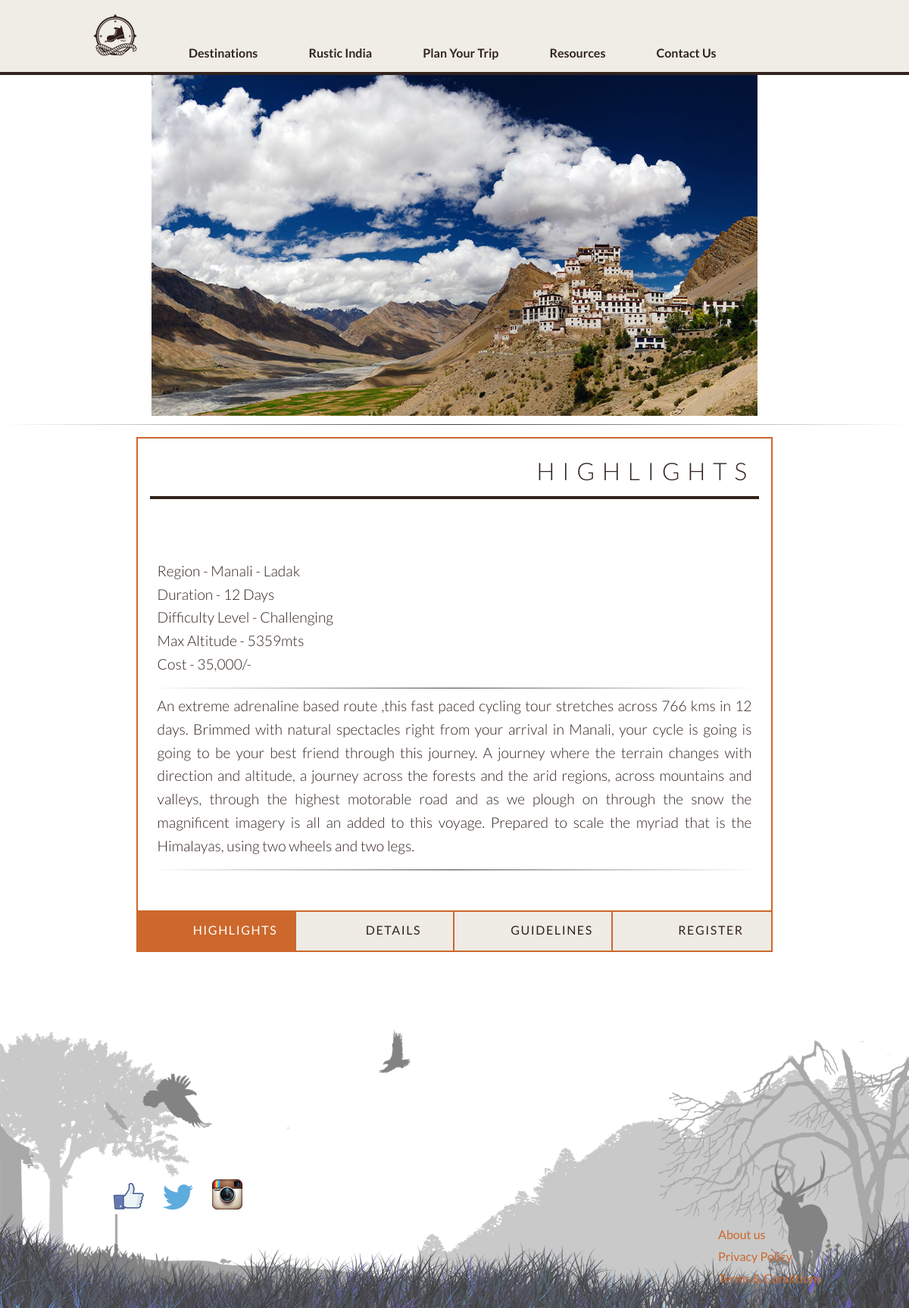
Before: /route.php?id=22 with the older database file.
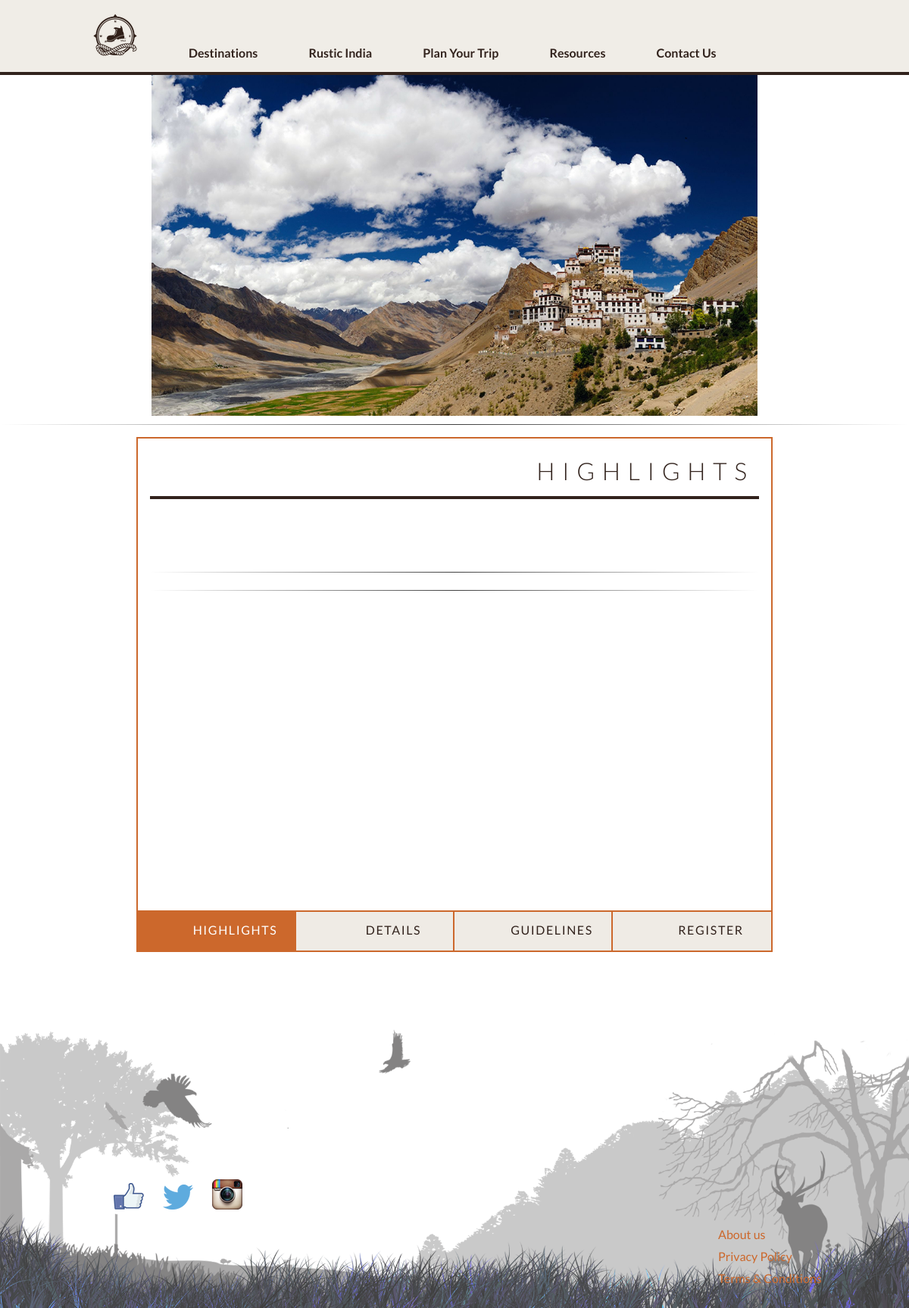
After: the same page with the newer database file.
### tables this page shows
CREATE TABLE `routes` (
  `id` int(11) NOT NULL AUTO_INCREMENT,
  `title` varchar(255) DEFAULT NULL,
  `belongsTo` int(11) DEFAULT NULL,
  `type` enum('fixed','unique','other') DEFAULT NULL,
  `image` varchar(255) DEFAULT NULL,
  PRIMARY KEY (`id`),
  KEY `belongsTo` (`belongsTo`),
  CONSTRAINT `routes_ibfk_1` FOREIGN KEY (`belongsTo`) REFERENCES `destinations` (`id`)
);

CREATE TABLE `destinations` (
  `id` int(11) NOT NULL AUTO_INCREMENT,
  `title` varchar(255) DEFAULT NULL,
  `codeName` varchar(255) DEFAULT NULL,
  `cover` varchar(255) NOT NULL,
  PRIMARY KEY (`id`)
);

CREATE TABLE `info` (
  `id` int(11) NOT NULL AUTO_INCREMENT,
  `title` varchar(255) DEFAULT NULL,
  `vital` text,
  `intro` text,
  `brief` text,
  `belongsTo` int(11) DEFAULT NULL,
  `details` text,
  `guidelines` text,
  PRIMARY KEY (`id`),
  KEY `belongsTo` (`belongsTo`),
  CONSTRAINT `info_ibfk_1` FOREIGN KEY (`belongsTo`) REFERENCES `routes` (`id`)
);

### route.php (the view, shortened to what this page needs)
<?php
	if(isset($_POST['submit'])){
		require_once("config.php");
		mysql_connect($DB_HOST,$DB_USER,$DB_PASS);
		mysql_select_db($DB_NAME);
		$des		=	mysql_real_escape_string($_GET["id"]);
		$trekDate	=	mysql_real_escape_string($_POST['date']);
		$firstName	=	mysql_real_escape_string($_POST['fname']);
		$sql="SELECT * FROM routes WHERE id=$des;";
		$query=mysql_query($sql) or die(mysql_error());
		$data=mysql_fetch_object($query);
		$des=$data->title;
		$email 		=	mysql_real_escape_string($_POST['email']);
		$dob		=	mysql_real_escape_string($_POST['dob']);
		$gender		=	mysql_real_escape_string($_POST['gender']);
		$address	=	mysql_real_escape_string($_POST['mail']);
		$city		=	mysql_real_escape_string($_POST['city']);
		$country	=	mysql_real_escape_string($_POST['country']);
		$phoneNum	=	mysql_real_escape_string($_POST['mobile']);
		$referal	=	mysql_real_escape_string($_POST['refereal']);
		$sql		=	"INSERT INTO PlanYourWeekEnd (`fname`, `lname`, `email`, `dob`, `sex`, `address`, `city`, `state`, `country`, `mobile`, `referer`, `dateOfTrip`, `destination`) VALUES('$firstName', '', '$email', '$dob','$gender','$address','$city','','$country','$phoneNum','$referal','$trekDate','$des');";
		if(mysql_query($sql)){
			header("location:thankYou.php?success");
		}else{
			header("location:thankYou.php?fail");
		}
	}else{
?>
<!DOCTYPE html>
<html lang="en" class="no-js">
<?php require 'partials/navbar.php' ?>
	<head>
		<link rel="stylesheet" type="text/css" href="css/content_default.css" />
		<link rel="stylesheet" type="text/css" href="css/content_component.css" />
	</head>
	<body>
		<div class="container">
			<div class="main">
			<center>
			<?php
				$id		=	mysql_real_escape_string($_GET['id']);
				$sql	=	"SELECT destinations.cover,routes.title,routes.type,routes.image,info.title,info.vital,info.brief,info.details,info.guidelines,info.intro FROM routes,destinations,info WHERE routes.belongsTo=destinations.id AND routes.id=$id AND info.belongsTo=routes.id;";
				$query	=	mysql_query($sql);
				$data	=	mysql_fetch_object($query);
			?>
			<img id="image" src="<?php echo $data->cover;?>" style='width:auto;' height="450" border="0" alt="cover">
			</center>
			<hr>
				<div id="cbp-contentslider" class="cbp-contentslider">
					<ul>
						<li id="slide1">
							<h3>Highlights</h3>
							<div>
								<div class="cbp-content">
									<p>
										<?php echo nl2br($data->vital."</p><hr><p>".$data->intro."</p><hr><p>".$data->brief); ?>
									</p>
								</div>
							</div>
						</li>
					</ul>
						<nav>
							<a href="#slide1" class=""><span>Highlights</span></a>
							<a href="#slide2" class=""><span>Details</span></a>
							<a href="#slide3" class=""><span>Guidelines</span></a>
							<a href="#slide4" class=""><span>Register</span></a>
						</nav>
				</div>
				<?php require 'partials/footer.php' ?>
			</div>
		</div>
	</body>
</html>
<?php } ?>

### partials/navbar.php (shortened to what this page needs)
<!DOCTYPE html>
<html lang="en" class="no-js">
	<head>
		<link rel="stylesheet" type="text/css" href="css/default.css" />
		<link rel="stylesheet" type="text/css" href="css/component.css" />
	</head>
	<header>
		<div class="container">
			<div class="main">
				<nav id="hrmenu" class="hrmenu">
					<ul>
						<li id="image">
							<a href="index.php" onclick="window.location='/index.php'"><img src="img/small_logo.png" alt=""></a>
						</li>
						<li>
							<a href="#">Destinations</a>
						</li>
						<li>
							<a href="#">Rustic India</a>
						</li>
						<li>
							<a href="planYourTrip.php" onclick="window.location='planYourTrip.php'">Plan Your Trip</a>
						</li>
						<li>
							<a href="#">Resources</a>
						</li>
						<li>
							<a href="#">Contact Us</a>
						</li>
					</ul>
				</nav>
			</div>
		</div>
	</header>
</html>

### partials/footer.php
<footer>
<div style="background:url('../img/Footer.png');background-repeat:no-repeat;background-position: top;background-size:100%; min-height:350px; margin-top:100px">
	<div style="padding-top:200px; margin-left: 150px; "><a href="https://facebook.com/onrusticroutes"><img style="margin-right:25px;" src="../img/facebook.png" alt=""></a><a href="https://www.twitter.com/onrusticroutes"><img src="../img/twitter.png" style="margin-right:25px;" alt=""></a><a href="https://www.instagram.com/on_rustic_routes"><img src="../img/instagram.png" style="margin-right:25px;" alt=""></a></div>
	<div style="padding:20px;"><div style="padding-right:20px; padding-bottom:10px; padding-left:80%;"><a href="#">About us</a></div><div style="padding-right:20px; padding-bottom:10px; padding-left:80%;"><a href="/legal.php#pp">Privacy Policy</a></div><div style="padding-right:20px; padding-bottom:10px; padding-left:80%;"><a href="/legal.php#tc">Terms & Conditions</a></div></div>
</div>
</footer>

### css/default.css (style rules this page uses)
body { min-width: 1170px; }
body, html { font-size: 100%; padding: 0; margin: 0; }
*, *:after, *:before { -webkit-box-sizing: border-box; -moz-box-sizing: border-box; box-sizing: border-box; }
body, header { font-family: 'Lato', Calibri, Arial, sans-serif; color: #32231d; }
a { color: #efebe5; text-decoration: none; }

### css/component.css (style rules this page uses)
hr { border: 0; height: 1px; background-image: -webkit-linear-gradient(left, rgba(0,0,0,0), rgba(0,0,0,0.75), rgba(0,0,0,0)); background-image: -moz-linear-gradient(left, rgba(0,0,0,0), rgba(0,0,0,0.75), rgba(0,0,0,0)); background-image: -ms-linear-gradient(left, rgba(0,0,0,0), rgba(0,0,0,0.75), rgba(0,0,0,0)); background-image: -o-linear-gradient(left, rgba(0,0,0,0), rgba(0,0,0,0.75), rgba(0,0,0,0)); }
.hrmenu { width: 100%; background: rgba(239,235,229,0.9); border-bottom: 4px solid #32231d; }
.hrmenu ul { margin: 0; padding: 0; list-style-type: none; }
.hrmenu > ul, .hrmenu .hrsub-inner { width: 90%; max-width: 70em; margin: 0 auto; padding: 0 1.875em; }
.hrmenu > ul > li { display: inline-block; }
.hrmenu > ul > li > a { font-weight: 700; padding: 1em 2em; color: #32231d; display: inline-block; }

### css/content_default.css (style rules this page uses)
body, html { font-size: 100%; padding: 0; margin: 0; }
body { font-family: 'Lato', Calibri, Arial, sans-serif; color: #cc682d; }
a { color: #cc682c; text-decoration: none; }
.main, .container > header { width: 100%; margin: 0 auto; }

### css/content_component.css (style rules this page uses)
body, html { font-size: 100%; padding: 0; margin: 0; }
body { font-family: 'Lato', Calibri, Arial, sans-serif; color: #cc682d; }
a { color: #cc682c; text-decoration: none; }
.main, .container > header { width: 100%; margin: 0 auto; }
html, body, .container, .main { height: 100%; }
.cbp-contentslider { width: 70%; height: 85%; margin: 1em auto; position: relative; border: 2px solid #cc682c; }
.cbp-contentslider > ul { list-style: none; height: 100%; width: 100%; overflow: scroll; position: relative; padding: 0; margin: 0; }
.cbp-contentslider > ul li { position: absolute; width: 100%; height: 100%; left: 0; top: 0; padding: 1em; background: #fff; }
.cbp-contentslider nav { position: absolute; bottom: 0; left: 0; right: 0; height: 3.313em; z-index: 1000; border-top: 2px solid #cc682c; overflow: hidden; }
.cbp-contentslider nav a { float: left; display: block; width: 20%; height: 100%; font-weight: 400; letter-spacing: 0.1em; overflow: hidden; color: #32231d; background: #efebe5; outline: none; text-align: center; line-height: 3; position: relative; padding-left: 3.125em; text-transform: uppercase; border-right: 2px solid #cc682c; -webkit-transition: color 0.2s ease-in-out, background-color 0.2s ease-in-out; -moz-transition: color 0.2s ease-in-out, background-color 0.2s ease-in-out; transition: color 0.2s ease-in-out, background-color 0.2s ease-in-out; }
.cbp-contentslider nav a span { display: block; }
.cbp-contentslider nav a:last-child { border: none; box-shadow: 1px 0 #cc682c; }
.cbp-contentslider nav a.rc-active { background-color: #cc682c; color: #fff; }
.cbp-contentslider h3 { font-size: 2em; height: 2em; line-height: 1.7; font-weight: 300; margin: 0 0 0.3em; position: relative; color: #32231d; text-transform: uppercase; text-align: right; letter-spacing: 0.3em; padding: 0 0.2em 0 0; border-bottom: 4px solid #32231d; }
.cbp-contentslider li > div { position: absolute; top: 9em; bottom: 3.313em; width: 100%; left: 0; padding: 0 1em; overflow-x: hidden; overflow-y: auto; }
.cbp-contentslider .cbp-content { vertical-align: top; padding: 1em 0; }
.cbp-contentslider p { color: #32231d; padding: 0 0.5em 0.4em; margin: 0; font-size: 1.2em; font-weight: 300; text-align: justify; line-height: 1.6; }

Changed rows visible on the page:
changed through a linked row, routes: info.vital+intro+brief "Region - Manali - Ladak Duration - 12 Days Difficulty Level - Challenging Max Altitude - 5359mts Cost - 35,000/- An extreme adrenaline based route ,this fast paced cycling tour stretches across 766 kms in 12 days. Brimmed with natural spectacles right from your arrival in Manali, your cycle is going is going to be your best friend through this journey. A journey where the terrain changes with direction and altitude, a journey across the forests and the arid regions, across mountains and valleys, through the highest motorable road and as we plough on through the snow the magnificent imagery is all an added to this voyage. Prepared to scale the myriad that is the Himalayas, using two wheels…" → (not shown)
